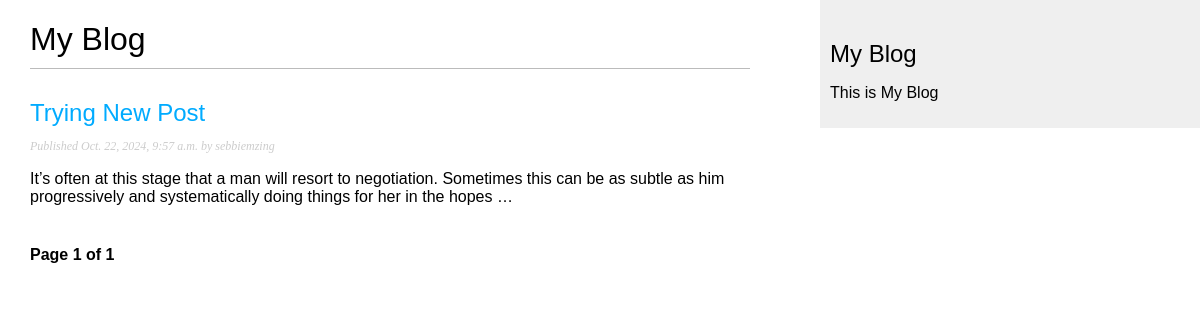
Page /djblog/ on the earlier database version.
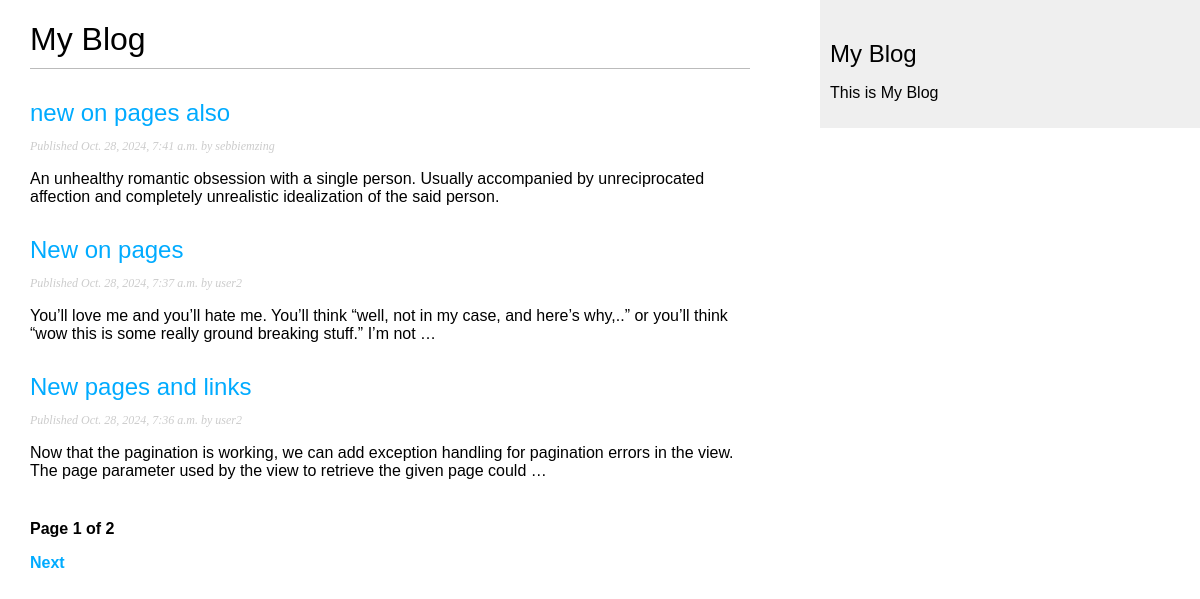
Same page on the later database version.
### djblog/models.py (models this page shows, shortened)
class Post(models.Model):
    class Status(models.TextChoices):
        DRAFT = 'DF', 'Draft'
        PUBLISHED = 'PB', 'Published'
    title = models.CharField(max_length=250)
    slug = models.SlugField(
        max_length=250,
        unique_for_date = 'publish'
        )
    author = models.ForeignKey(
        settings.AUTH_USER_MODEL,
        on_delete=models.CASCADE ,
        related_name="djblog_posts"
    )
    body = models.TextField()
    publish = models.DateTimeField(default=timezone.now)
    created = models.DateTimeField(auto_now_add=True)
    updated = models.DateTimeField(auto_now=True)
    status = models.CharField(
        max_length=2,
        choices=Status.choices,
        default=Status.DRAFT
    )
    models = models.Manager() # default manager
    published = PublishedManager() # custom manager
    class Meta:
        ordering = ['-publish']
        indexes = [
            models.Index(fields=['-publish'])
        ]
    def get_absolute_url(self):
        return reverse(
            'djblog:post_detail',
            args = [
                self.publish.year,
                self.publish.month,
                self.publish.day,
                self.slug
            ]
        )

### djblog/views.py (the view)
# urls.py: path('', views.post_list, name = 'post_list'),
def post_list(request): # list all poosts
    post_list = Post.published.all()
    paginator = Paginator(post_list, 3) # paginator with 3 posts per page
    page_number = request.GET.get('page', 1)
    try:
        posts = paginator.page(page_number)
    except PageNotAnInteger:
        posts = paginator.page(1) # if page number is out of range return to page 1
    except EmptyPage:
        posts = paginator.page(paginator.num_pages) # if last page is out of range
    return render(
        request,
        'post/list.html',
        {'posts':posts}
    )

### djblog/models.py (called while the page is built)
    def get_queryset(self):
        return (
            super().get_queryset().filter(status = Post.Status.PUBLISHED)
    )

### djblog/templates/post/list.html (shortened to what this page needs)
{% extends "djblog/base.html" %}
{% block content%}
<h1>My Blog</h1>
{% for post in posts %}
<h2>
    <a href="{{ post.get_absolute_url }}">
        {{ post.title }}
    </a>
</h2>
<p class="date">
    Published {{ post.publish }} by {{ post.author }}
</p>
{{ post.body|truncatewords:30|linebreaks}}
{% endfor %}
{% include "pagination.html" with page=posts %}
{% endblock %}

### djblog/templates/djblog/base.html (shortened to what this page needs)
{% load static %}
<!DOCTYPE html>
<html lang="en">
<head>
    <link href="{% static 'css/djblog.css' %}" rel="stylesheet">
</head>
<body>
    <div id="content">
        {% block content %}
        {% endblock %}
    </div>
    <div id="sidebar">
        <h2>My Blog</h2>
        <p>This is My Blog</p>
    </div>
</body>
</html>

### djblog/templates/pagination.html (shortened to what this page needs)
<div class="pagination">
    <span class="step-links">
        <span class="current">
            <p>Page {{ page.number }} of {{ page.paginator.num_pages }}</p>
        </span>
        {% if page.has_next %}
        <a href="?page={{ page.next_page_number }}">Next</a>
        {% endif %}
    </span>
</div>

### djblog/static/css/djblog.css (style rules this page uses)
body { margin:0; padding:0; font-family:helvetica, sans-serif; }
a { color:#00abff; text-decoration:none; }
h1 { font-weight:normal; border-bottom:1px solid #bbb; padding:0 0 10px 0; }
h2 { font-weight:normal; margin:30px 0 0; }
#content { float:left; width:60%; padding:0 0 0 30px; }
#sidebar { float:right; width:30%; padding:10px; background:#efefef; height:100%; }
p.date { color:#ccc; font-family: georgia, serif; font-size: 12px; font-style: italic; }
.pagination { margin:40px 0; font-weight:bold; }

Differences in the rows shown:
no longer on this page (row unchanged): Post: title "Trying New Post", publish "Oct. 22, 2024, 9:57 a.m.", author "sebbiemzing", body "It’s often at this stage that a man will resort to negotiation. Sometimes this can be as subtle as him progressively and systematically doing things for her in the hopes …"
added Post: title "new on pages also", publish "Oct. 28, 2024, 7:41 a.m.", author "sebbiemzing", body "An unhealthy romantic obsession with a single person. Usually accompanied by unreciprocated affection and completely unrealistic idealization of the said person."
added Post: title "New on pages", publish "Oct. 28, 2024, 7:37 a.m.", author "user2", body "You’ll love me and you’ll hate me. You’ll think “well, not in my case, and here’s why,..” or you’ll think “wow this is some really ground breaking stuff.” I’m not …"
added Post: title "New pages and links", publish "Oct. 28, 2024, 7:36 a.m.", author "user2", body "Now that the pagination is working, we can add exception handling for pagination errors in the view. The page parameter used by the view to retrieve the given page could …"
Other differences:
{{ page.paginator.num_pages }}: "1" → "2"
text now shown: "Next"
